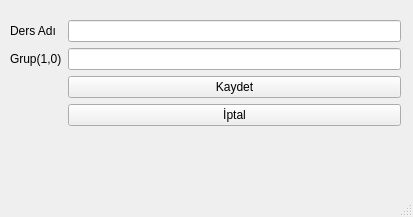
<?xml version="1.0" encoding="UTF-8"?>
<ui version="4.0">
 <class>MainWindow</class>
 <widget class="QMainWindow" name="MainWindow">
  <property name="geometry">
   <rect>
    <x>0</x>
    <y>0</y>
    <width>413</width>
    <height>217</height>
   </rect>
  </property>
  <property name="windowTitle">
   <string>MainWindow</string>
  </property>
  <widget class="QWidget" name="centralwidget">
   <widget class="QWidget" name="formLayoutWidget">
    <property name="geometry">
     <rect>
      <x>10</x>
      <y>20</y>
      <width>391</width>
      <height>131</height>
     </rect>
    </property>
    <layout class="QFormLayout" name="formLayout">
     <item row="0" column="0">
      <widget class="QLabel" name="label">
       <property name="text">
        <string>Ders Adı</string>
       </property>
      </widget>
     </item>
     <item row="2" column="0">
      <widget class="QLabel" name="label_2">
       <property name="text">
        <string>Grup(1,0)</string>
       </property>
      </widget>
     </item>
     <item row="0" column="1">
      <widget class="QLineEdit" name="txtDersAdi"/>
     </item>
     <item row="2" column="1">
      <widget class="QLineEdit" name="txtGrup">
       <property name="echoMode">
        <enum>QLineEdit::Password</enum>
       </property>
      </widget>
     </item>
     <item row="5" column="1">
      <widget class="QPushButton" name="btIptal">
       <property name="text">
        <string>İptal</string>
       </property>
      </widget>
     </item>
     <item row="3" column="1">
      <widget class="QPushButton" name="btKaydet">
       <property name="text">
        <string>Kaydet</string>
       </property>
      </widget>
     </item>
    </layout>
   </widget>
  </widget>
  <widget class="QMenuBar" name="menubar">
   <property name="geometry">
    <rect>
     <x>0</x>
     <y>0</y>
     <width>413</width>
     <height>18</height>
    </rect>
   </property>
  </widget>
  <widget class="QStatusBar" name="statusbar"/>
 </widget>
 <resources/>
 <connections>
  <connection>
   <sender>btKaydet</sender>
   <signal>clicked()</signal>
   <receiver>btIptal</receiver>
   <slot>showMenu()</slot>
   <hints>
    <hint type="sourcelabel">
     <x>231</x>
     <y>108</y>
    </hint>
    <hint type="destinationlabel">
     <x>231</x>
     <y>143</y>
    </hint>
   </hints>
  </connection>
 </connections>
</ui>
